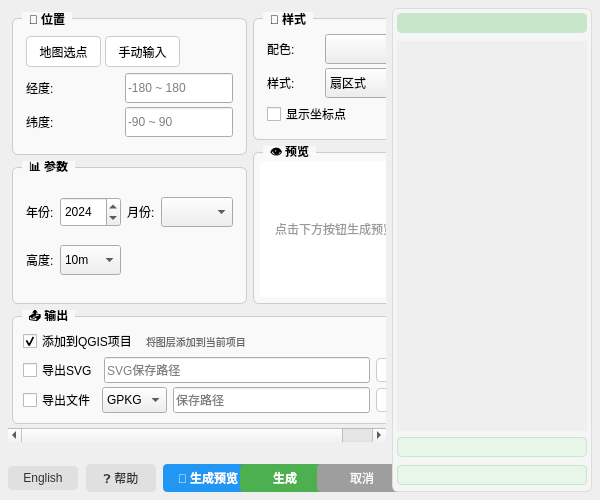
<?xml version="1.0" encoding="UTF-8"?>
<ui version="4.0">
 <class>WindRoseDialog</class>
 <widget class="QDialog" name="WindRoseDialog">
  <property name="geometry">
   <rect>
    <x>0</x>
    <y>0</y>
    <width>600</width>
    <height>500</height>
   </rect>
  </property>
  <property name="minimumSize">
   <size>
    <width>500</width>
    <height>400</height>
   </size>
  </property>
  <property name="windowTitle">
   <string>风向玫瑰图设置</string>
  </property>
  <property name="styleSheet">
   <string notr="true">
    QGroupBox {
     font-weight: bold;
     border: 1px solid #ccc;
     border-radius: 6px;
     margin-top: 6px;
     padding: 6px 4px 4px 4px;
     background-color: #f9f9f9;
    }
    QGroupBox::title {
     subcontrol-origin: margin;
     left: 10px;
     padding: 0 5px;
     background-color: #f9f9f9;
    }
    QPushButton {
     padding: 5px 15px;
     border-radius: 4px;
    }
    QPushButton#btn_generate {
     background-color: #4CAF50;
     color: white;
     font-weight: bold;
    }
    QPushButton#btn_generate:hover {
     background-color: #45a049;
    }
    QPushButton#btn_preview {
     background-color: #2196F3;
     color: white;
     font-weight: bold;
    }
    QPushButton#btn_preview:hover {
     background-color: #1976D2;
    }
    QPushButton#btn_cancel {
     background-color: #9e9e9e;
     color: white;
    }
    QPushButton#btn_cancel:hover {
     background-color: #757575;
    }
    QPushButton#btn_language {
     background-color: #e0e0e0;
     color: #333;
    }
    QPushButton#btn_language:hover {
     background-color: #bdbdbd;
    }
    QPushButton#btn_help {
     background-color: #e0e0e0;
     color: #333;
    }
    QPushButton#btn_help:hover {
     background-color: #bdbdbd;
    }
    QPushButton#btn_help:checked {
     background-color: #9e9e9e;
     color: white;
    }
    QToolButton {
     padding: 4px 8px;
     border: 1px solid #ccc;
     border-radius: 4px;
     background-color: white;
    }
    QToolButton:hover {
     background-color: #e0e0e0;
    }
    QLineEdit, QSpinBox, QComboBox {
     min-height: 24px;
    }
    QFrame#helpPanel {
     background-color: #f5f5f5;
     border: 1px solid #ddd;
     border-radius: 6px;
    }
    QToolBox::tab {
     background-color: #e8f5e9;
     border: 1px solid #c8e6c9;
     border-radius: 4px;
     padding: 6px;
     margin-bottom: 2px;
     font-weight: bold;
    }
    QToolBox::tab:selected {
     background-color: #c8e6c9;
    }
   </string>
  </property>
  <layout class="QHBoxLayout" name="mainLayout">
   <property name="spacing">
    <number>6</number>
   </property>
   <property name="leftMargin">
    <number>8</number>
   </property>
   <property name="topMargin">
    <number>8</number>
   </property>
   <property name="rightMargin">
    <number>8</number>
   </property>
   <property name="bottomMargin">
    <number>8</number>
   </property>
   <!-- 左侧主内容 -->
   <item>
    <layout class="QVBoxLayout" name="leftLayout">
     <property name="spacing">
      <number>0</number>
     </property>
     <!-- 滚动区域 -->
     <item>
      <widget class="QScrollArea" name="scrollArea">
       <property name="widgetResizable">
        <bool>true</bool>
       </property>
       <property name="frameShape">
        <enum>QFrame::NoFrame</enum>
       </property>
       <widget class="QWidget" name="scrollContent">
        <property name="geometry">
         <rect>
          <x>0</x>
          <y>0</y>
          <width>580</width>
          <height>440</height>
         </rect>
        </property>
        <layout class="QVBoxLayout" name="contentLayout">
         <property name="spacing">
          <number>6</number>
         </property>
         <property name="leftMargin">
          <number>4</number>
         </property>
         <property name="topMargin">
          <number>4</number>
         </property>
         <property name="rightMargin">
          <number>4</number>
         </property>
         <property name="bottomMargin">
          <number>4</number>
         </property>
         <!-- 上部两栏布局 -->
         <item>
          <layout class="QHBoxLayout" name="topLayout">
           <property name="spacing">
            <number>6</number>
           </property>
           <!-- 左列：位置输入 + 数据参数 -->
           <item>
            <layout class="QVBoxLayout" name="leftColumnLayout">
             <property name="spacing">
              <number>6</number>
             </property>
             <!-- 位置输入 -->
             <item>
              <widget class="QGroupBox" name="grp_location">
               <property name="sizePolicy">
                <sizepolicy hsizetype="Expanding" vsizetype="Preferred">
                 <horstretch>1</horstretch>
                 <verstretch>0</verstretch>
                </sizepolicy>
               </property>
               <property name="title">
                <string>📍 位置</string>
               </property>
               <layout class="QVBoxLayout" name="locationLayout">
                <property name="spacing">
                 <number>4</number>
                </property>
                <item>
                 <layout class="QHBoxLayout" name="locationBtnLayout">
                  <property name="spacing">
                   <number>4</number>
                  </property>
                  <item>
                   <widget class="QToolButton" name="btn_map_point">
                    <property name="text">
                     <string>地图选点</string>
                    </property>
                    <property name="icon">
                     <iconset theme="QStyle::SP_ArrowUp"/>
                    </property>
                    <property name="toolTip">
                     <string>点击地图选择点</string>
                    </property>
                   </widget>
                  </item>
                  <item>
                   <widget class="QToolButton" name="btn_manual">
                    <property name="text">
                     <string>手动输入</string>
                    </property>
                    <property name="icon">
                     <iconset theme="QStyle::SP_FileDialogDetailedView"/>
                    </property>
                    <property name="toolTip">
                     <string>手动输入经纬度</string>
                    </property>
                   </widget>
                  </item>
                  <item>
                   <spacer name="locationSpacer">
                    <property name="orientation">
                     <enum>Qt::Horizontal</enum>
                    </property>
                    <property name="sizeHint" stdset="0">
                     <size>
                      <width>40</width>
                      <height>20</height>
                     </size>
                    </property>
                   </spacer>
                  </item>
                 </layout>
                </item>
                <item>
                 <layout class="QGridLayout" name="coordLayout">
                  <property name="horizontalSpacing">
                   <number>6</number>
                  </property>
                  <property name="verticalSpacing">
                   <number>4</number>
                  </property>
                  <item row="0" column="0">
                   <widget class="QLabel" name="label_lon">
                    <property name="text">
                     <string>经度:</string>
                    </property>
                   </widget>
                  </item>
                  <item row="0" column="1">
                   <widget class="QLineEdit" name="line_lon">
                    <property name="sizePolicy">
                     <sizepolicy hsizetype="Preferred" vsizetype="Fixed">
                      <horstretch>0</horstretch>
                      <verstretch>0</verstretch>
                     </sizepolicy>
                    </property>
                    <property name="readOnly">
                     <bool>false</bool>
                    </property>
                    <property name="placeholderText">
                     <string>-180 ~ 180</string>
                    </property>
                    <property name="maxLength">
                     <number>12</number>
                    </property>
                   </widget>
                  </item>
                  <item row="1" column="0">
                   <widget class="QLabel" name="label_lat">
                    <property name="text">
                     <string>纬度:</string>
                    </property>
                   </widget>
                  </item>
                  <item row="1" column="1">
                   <widget class="QLineEdit" name="line_lat">
                    <property name="sizePolicy">
                     <sizepolicy hsizetype="Preferred" vsizetype="Fixed">
                      <horstretch>0</horstretch>
                      <verstretch>0</verstretch>
                     </sizepolicy>
                    </property>
                    <property name="readOnly">
                     <bool>false</bool>
                    </property>
                    <property name="placeholderText">
                     <string>-90 ~ 90</string>
                    </property>
                    <property name="maxLength">
                     <number>12</number>
                    </property>
                   </widget>
                  </item>
                 </layout>
                </item>
               </layout>
              </widget>
             </item>
             <!-- 数据参数 -->
             <item>
              <widget class="QGroupBox" name="grp_params">
               <property name="title">
                <string>📊 参数</string>
               </property>
               <layout class="QGridLayout" name="paramsLayout">
                <property name="horizontalSpacing">
                 <number>6</number>
                </property>
                <property name="verticalSpacing">
                 <number>4</number>
                </property>
                <item row="0" column="0">
                 <widget class="QLabel" name="label_year">
                  <property name="text">
                   <string>年份:</string>
                  </property>
                 </widget>
                </item>
                <item row="0" column="1">
                 <widget class="QSpinBox" name="spin_year">
                  <property name="sizePolicy">
                   <sizepolicy hsizetype="Preferred" vsizetype="Fixed">
                    <horstretch>0</horstretch>
                    <verstretch>0</verstretch>
                   </sizepolicy>
                  </property>
                  <property name="minimum">
                   <number>1940</number>
                  </property>
                  <property name="maximum">
                   <number>2026</number>
                  </property>
                  <property name="value">
                   <number>2024</number>
                  </property>
                 </widget>
                </item>
                <item row="0" column="2">
                 <widget class="QLabel" name="label_month">
                  <property name="text">
                   <string>月份:</string>
                  </property>
                 </widget>
                </item>
                <item row="0" column="3">
                 <widget class="QComboBox" name="cmb_month">
                  <property name="sizePolicy">
                   <sizepolicy hsizetype="Preferred" vsizetype="Fixed">
                    <horstretch>0</horstretch>
                    <verstretch>0</verstretch>
                   </sizepolicy>
                  </property>
                 </widget>
                </item>
                <item row="1" column="0">
                 <widget class="QLabel" name="label_height">
                  <property name="text">
                   <string>高度:</string>
                  </property>
                 </widget>
                </item>
                <item row="1" column="1">
                 <widget class="QComboBox" name="cmb_height">
                  <property name="sizePolicy">
                   <sizepolicy hsizetype="Preferred" vsizetype="Fixed">
                    <horstretch>0</horstretch>
                    <verstretch>0</verstretch>
                   </sizepolicy>
                  </property>
                  <item>
                   <property name="text">
                    <string>10m</string>
                   </property>
                  </item>
                  <item>
                   <property name="text">
                    <string>100m</string>
                   </property>
                  </item>
                 </widget>
                </item>
                <item row="1" column="2" colspan="2">
                 <spacer name="paramsSpacer">
                  <property name="orientation">
                   <enum>Qt::Horizontal</enum>
                  </property>
                  <property name="sizeHint" stdset="0">
                   <size>
                    <width>40</width>
                    <height>20</height>
                   </size>
                  </property>
                 </spacer>
                </item>
               </layout>
              </widget>
             </item>
            </layout>
           </item>
           <!-- 右列：样式 + 预览 -->
           <item>
            <layout class="QVBoxLayout" name="rightColumnLayout">
             <property name="spacing">
              <number>6</number>
             </property>
             <!-- 样式 -->
             <item>
              <widget class="QGroupBox" name="grp_style">
               <property name="sizePolicy">
                <sizepolicy hsizetype="Expanding" vsizetype="Preferred">
                 <horstretch>1</horstretch>
                 <verstretch>0</verstretch>
                </sizepolicy>
               </property>
               <property name="title">
                <string>🎨 样式</string>
               </property>
               <layout class="QGridLayout" name="styleLayout">
                <property name="horizontalSpacing">
                 <number>6</number>
                </property>
                <property name="verticalSpacing">
                 <number>4</number>
                </property>
                <item row="0" column="0">
                 <widget class="QLabel" name="label_style">
                  <property name="text">
                   <string>配色:</string>
                  </property>
                 </widget>
                </item>
                <item row="0" column="1">
                 <widget class="QComboBox" name="cmb_style"/>
                </item>
                <item row="1" column="0">
                 <widget class="QLabel" name="label_graph_style">
                  <property name="text">
                   <string>样式:</string>
                  </property>
                 </widget>
                </item>
                <item row="1" column="1">
                 <widget class="QComboBox" name="cmb_graph_style">
                  <item>
                   <property name="text">
                    <string>扇区式</string>
                   </property>
                  </item>
                  <item>
                   <property name="text">
                    <string>同心圆式</string>
                   </property>
                  </item>
                 </widget>
                </item>
                <item row="2" column="0" colspan="2">
                 <widget class="QCheckBox" name="cb_show_points">
                  <property name="text">
                   <string>显示坐标点</string>
                  </property>
                  <property name="checked">
                   <bool>false</bool>
                  </property>
                 </widget>
                </item>
               </layout>
              </widget>
             </item>
             <!-- 预览 -->
             <item>
              <widget class="QGroupBox" name="grp_preview">
               <property name="title">
                <string>👁 预览</string>
               </property>
               <property name="sizePolicy">
                <sizepolicy hsizetype="Preferred" vsizetype="Expanding">
                 <horstretch>0</horstretch>
                 <verstretch>1</verstretch>
                </sizepolicy>
               </property>
               <layout class="QVBoxLayout" name="previewGroupLayout">
                <property name="spacing">
                 <number>0</number>
                </property>
                <property name="margin">
                 <number>2</number>
                </property>
                <item>
                 <widget class="QFrame" name="preview_frame">
                  <property name="frameShape">
                   <enum>QFrame::Box</enum>
                  </property>
                  <property name="frameShadow">
                   <enum>QFrame::Sunken</enum>
                  </property>
                  <property name="styleSheet">
                   <string notr="true">background-color: white; border-radius: 4px;</string>
                  </property>
                  <property name="sizePolicy">
                   <sizepolicy hsizetype="Preferred" vsizetype="Maximum">
                    <horstretch>3</horstretch>
                    <verstretch>2</verstretch>
                   </sizepolicy>
                  </property>
                  <property name="minimumSize">
                   <size>
                    <width>150</width>
                    <height>120</height>
                   </size>
                  </property>
                  <property name="maximumSize">
                   <size>
                    <width>16777215</width>
                    <height>200</height>
                   </size>
                  </property>
                  <layout class="QVBoxLayout" name="previewLayout">
                   <property name="margin">
                    <number>2</number>
                   </property>
                   <item>
                    <widget class="QLabel" name="label_preview">
                     <property name="text">
                      <string>点击下方按钮生成预览</string>
                     </property>
                     <property name="alignment">
                      <set>Qt::AlignCenter</set>
                     </property>
                     <property name="wordWrap">
                      <bool>true</bool>
                     </property>
                     <property name="styleSheet">
                      <string notr="true">color: #999; border: none; background: transparent; padding: 5px;</string>
                     </property>
                    </widget>
                   </item>
                  </layout>
                 </widget>
                </item>
               </layout>
              </widget>
             </item>
            </layout>
           </item>
          </layout>
         </item>
         <!-- 输出选项 -->
         <item>
          <widget class="QGroupBox" name="grp_output">
           <property name="title">
            <string>📤 输出</string>
           </property>
           <layout class="QVBoxLayout" name="outputLayout">
            <property name="spacing">
             <number>4</number>
            </property>
            <property name="margin">
             <number>6</number>
            </property>
            <!-- 添加到QGIS项目 -->
            <item>
             <layout class="QHBoxLayout" name="projectLayout">
              <property name="spacing">
               <number>8</number>
              </property>
              <item>
               <widget class="QCheckBox" name="cb_add_to_project">
                <property name="text">
                 <string>添加到QGIS项目</string>
                </property>
                <property name="checked">
                 <bool>true</bool>
                </property>
               </widget>
              </item>
              <item>
               <widget class="QLabel" name="label_project_hint">
                <property name="text">
                 <string>将图层添加到当前项目</string>
                </property>
                <property name="styleSheet">
                 <string notr="true">color: #666; font-size: 10px;</string>
                </property>
               </widget>
              </item>
              <item>
               <spacer name="projectSpacer">
                <property name="orientation">
                 <enum>Qt::Horizontal</enum>
                </property>
                <property name="sizeHint" stdset="0">
                 <size>
                  <width>40</width>
                  <height>20</height>
                 </size>
                </property>
               </spacer>
              </item>
             </layout>
            </item>
            <!-- 导出SVG -->
            <item>
             <layout class="QHBoxLayout" name="svgLayout">
              <property name="spacing">
               <number>6</number>
              </property>
              <item>
               <widget class="QCheckBox" name="cb_export_svg">
                <property name="text">
                 <string>导出SVG</string>
                </property>
               </widget>
              </item>
              <item>
               <widget class="QLineEdit" name="line_svg_path">
                <property name="placeholderText">
                 <string>SVG保存路径</string>
                </property>
                <property name="sizePolicy">
                 <sizepolicy hsizetype="Expanding" vsizetype="Fixed">
                  <horstretch>1</horstretch>
                  <verstretch>0</verstretch>
                 </sizepolicy>
                </property>
               </widget>
              </item>
              <item>
               <widget class="QToolButton" name="btn_browse_svg">
                <property name="text">
                 <string>...</string>
                </property>
                <property name="minimumSize">
                 <size>
                  <width>30</width>
                  <height>24</height>
                 </size>
                </property>
                <property name="maximumSize">
                 <size>
                  <width>30</width>
                  <height>24</height>
                 </size>
                </property>
                <property name="toolTip">
                 <string>选择SVG保存路径</string>
                </property>
               </widget>
              </item>
             </layout>
            </item>
            <!-- 导出本地文件 -->
            <item>
             <layout class="QHBoxLayout" name="localLayout">
              <property name="spacing">
               <number>6</number>
              </property>
              <item>
               <widget class="QCheckBox" name="cb_export_local">
                <property name="text">
                 <string>导出文件</string>
                </property>
               </widget>
              </item>
              <item>
               <widget class="QComboBox" name="cmb_export_format">
                <property name="sizePolicy">
                 <sizepolicy hsizetype="Fixed" vsizetype="Fixed">
                  <horstretch>0</horstretch>
                  <verstretch>0</verstretch>
                 </sizepolicy>
                </property>
                <property name="minimumSize">
                 <size>
                  <width>65</width>
                  <height>0</height>
                 </size>
                </property>
                <item>
                 <property name="text">
                  <string>GPKG</string>
                 </property>
                </item>
                <item>
                 <property name="text">
                  <string>KML</string>
                 </property>
                </item>
                <item>
                 <property name="text">
                  <string>SHP</string>
                 </property>
                </item>
                <item>
                 <property name="text">
                  <string>GDB</string>
                 </property>
                </item>
               </widget>
              </item>
              <item>
               <widget class="QLineEdit" name="line_local_path">
                <property name="placeholderText">
                 <string>保存路径</string>
                </property>
                <property name="sizePolicy">
                 <sizepolicy hsizetype="Expanding" vsizetype="Fixed">
                  <horstretch>1</horstretch>
                  <verstretch>0</verstretch>
                 </sizepolicy>
                </property>
               </widget>
              </item>
              <item>
               <widget class="QToolButton" name="btn_browse_local">
                <property name="text">
                 <string>...</string>
                </property>
                <property name="minimumSize">
                 <size>
                  <width>30</width>
                  <height>24</height>
                 </size>
                </property>
                <property name="maximumSize">
                 <size>
                  <width>30</width>
                  <height>24</height>
                 </size>
                </property>
                <property name="toolTip">
                 <string>选择保存路径</string>
                </property>
               </widget>
              </item>
             </layout>
            </item>
           </layout>
          </widget>
         </item>
        </layout>
       </widget>
      </widget>
     </item>
     <!-- 状态标签 -->
     <item>
      <widget class="QLabel" name="status_label">
       <property name="text">
        <string></string>
       </property>
       <property name="styleSheet">
        <string notr="true">color: #666; font-style: italic; padding: 2px;</string>
       </property>
      </widget>
     </item>
     <!-- 按钮行 -->
     <item>
      <layout class="QHBoxLayout" name="buttonLayout">
       <property name="spacing">
        <number>8</number>
       </property>
       <property name="topMargin">
        <number>4</number>
       </property>
       <!-- 左侧按钮组：语言、帮助 -->
       <item>
        <widget class="QPushButton" name="btn_language">
         <property name="text">
          <string>English</string>
         </property>
         <property name="minimumSize">
          <size>
           <width>70</width>
           <height>0</height>
          </size>
         </property>
        </widget>
       </item>
       <item>
        <widget class="QPushButton" name="btn_help">
         <property name="text">
          <string>❓ 帮助</string>
         </property>
         <property name="checkable">
          <bool>true</bool>
         </property>
         <property name="minimumSize">
          <size>
           <width>70</width>
           <height>0</height>
          </size>
         </property>
        </widget>
       </item>
       <!-- 中间弹性空间 -->
       <item>
        <spacer name="buttonSpacer">
         <property name="orientation">
          <enum>Qt::Horizontal</enum>
         </property>
         <property name="sizeHint" stdset="0">
          <size>
           <width>40</width>
           <height>20</height>
          </size>
         </property>
        </spacer>
       </item>
       <!-- 右侧按钮组：预览、生成、取消 -->
       <item>
        <widget class="QPushButton" name="btn_preview">
         <property name="text">
          <string>🔄 生成预览</string>
         </property>
         <property name="minimumSize">
          <size>
           <width>90</width>
           <height>0</height>
          </size>
         </property>
        </widget>
       </item>
       <item>
        <widget class="QPushButton" name="btn_generate">
         <property name="text">
          <string>生成</string>
         </property>
         <property name="minimumSize">
          <size>
           <width>90</width>
           <height>0</height>
          </size>
         </property>
        </widget>
       </item>
       <item>
        <widget class="QPushButton" name="btn_cancel">
         <property name="text">
          <string>取消</string>
         </property>
         <property name="minimumSize">
          <size>
           <width>90</width>
           <height>0</height>
          </size>
         </property>
        </widget>
       </item>
      </layout>
     </item>
    </layout>
   </item>
   <!-- 右侧帮助面板（初始隐藏） -->
   <item>
    <widget class="QFrame" name="helpPanel">
     <property name="minimumSize">
      <size>
       <width>200</width>
       <height>0</height>
      </size>
     </property>
     <property name="maximumSize">
      <size>
       <width>250</width>
       <height>16777215</height>
      </size>
     </property>
     <property name="visible">
      <bool>false</bool>
     </property>
     <property name="frameShape">
      <enum>QFrame::StyledPanel</enum>
     </property>
     <layout class="QVBoxLayout" name="helpPanelLayout">
      <property name="margin">
       <number>4</number>
      </property>
      <item>
       <widget class="QToolBox" name="helpToolBox">
        <property name="currentIndex">
         <number>0</number>
        </property>
        <!-- 快速入门 -->
        <widget class="QWidget" name="helpQuickStart">
         <layout class="QVBoxLayout" name="quickStartLayout">
          <property name="margin">
           <number>4</number>
          </property>
          <item>
           <widget class="QTextBrowser" name="textBrowserQuickStart">
            <property name="readOnly">
             <bool>true</bool>
            </property>
            <property name="frameShape">
             <enum>QFrame::NoFrame</enum>
            </property>
            <property name="styleSheet">
             <string notr="true">background-color: transparent;</string>
            </property>
           </widget>
          </item>
         </layout>
        </widget>
        <!-- 功能说明 -->
        <widget class="QWidget" name="helpFeatures">
         <layout class="QVBoxLayout" name="featuresLayout">
          <property name="margin">
           <number>4</number>
          </property>
          <item>
           <widget class="QTextBrowser" name="textBrowserFeatures">
            <property name="readOnly">
             <bool>true</bool>
            </property>
            <property name="frameShape">
             <enum>QFrame::NoFrame</enum>
            </property>
            <property name="styleSheet">
             <string notr="true">background-color: transparent;</string>
            </property>
           </widget>
          </item>
         </layout>
        </widget>
        <!-- 常见问题 -->
        <widget class="QWidget" name="helpFAQ">
         <layout class="QVBoxLayout" name="faqLayout">
          <property name="margin">
           <number>4</number>
          </property>
          <item>
           <widget class="QTextBrowser" name="textBrowserFAQ">
            <property name="readOnly">
             <bool>true</bool>
            </property>
            <property name="frameShape">
             <enum>QFrame::NoFrame</enum>
            </property>
            <property name="styleSheet">
             <string notr="true">background-color: transparent;</string>
            </property>
           </widget>
          </item>
         </layout>
        </widget>
       </widget>
      </item>
     </layout>
    </widget>
   </item>
  </layout>
 </widget>
 <resources/>
 <connections>
  <connection>
   <sender>btn_cancel</sender>
   <signal>clicked()</signal>
   <receiver>WindRoseDialog</receiver>
   <slot>reject()</slot>
   <hints>
    <hint type="sourcelabel">
     <x>550</x>
     <y>470</y>
    </hint>
    <hint type="destinationlabel">
     <x>300</x>
     <y>250</y>
    </hint>
   </hints>
  </connection>
 </connections>
</ui>
